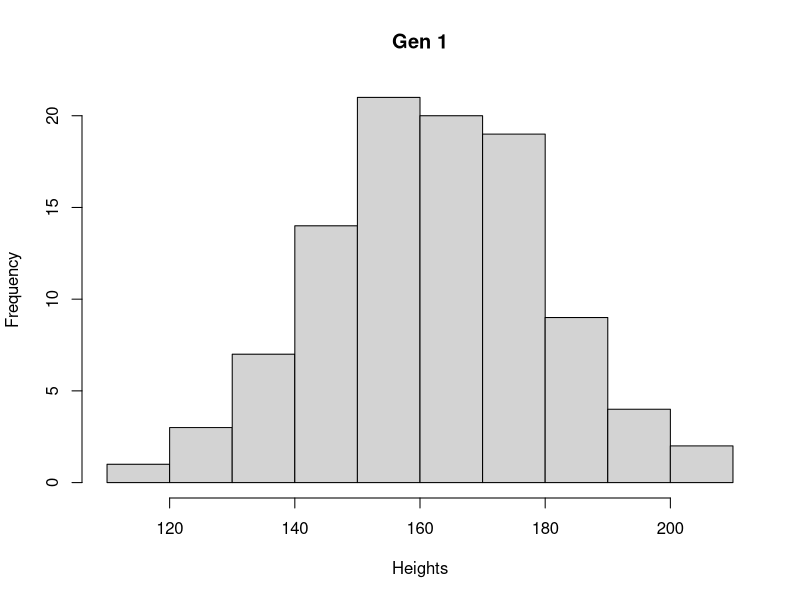
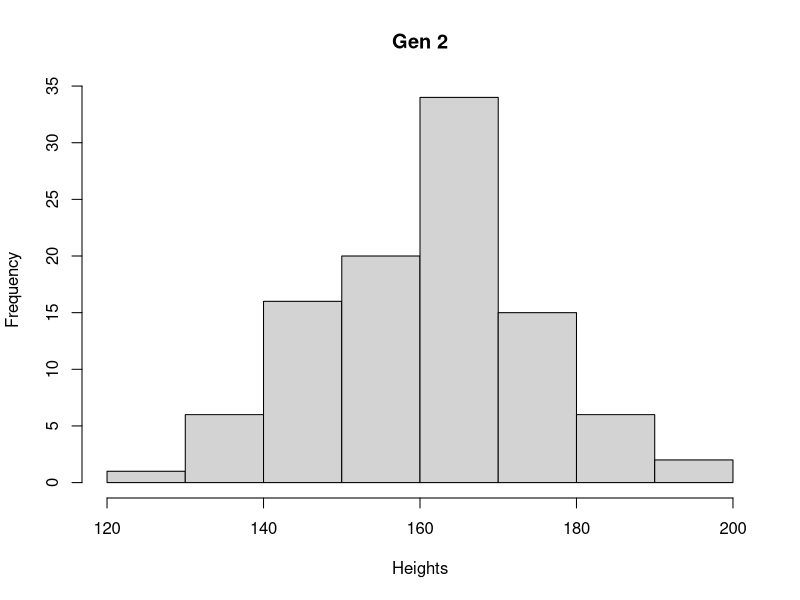
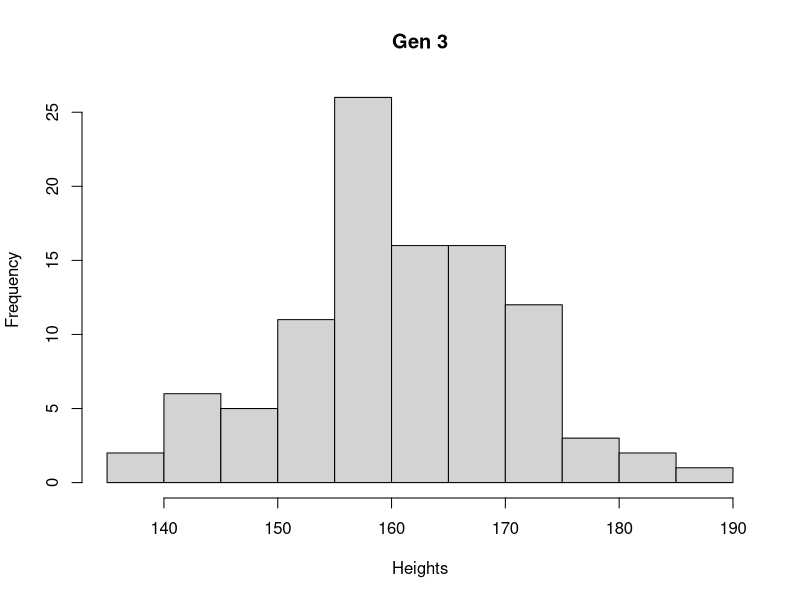
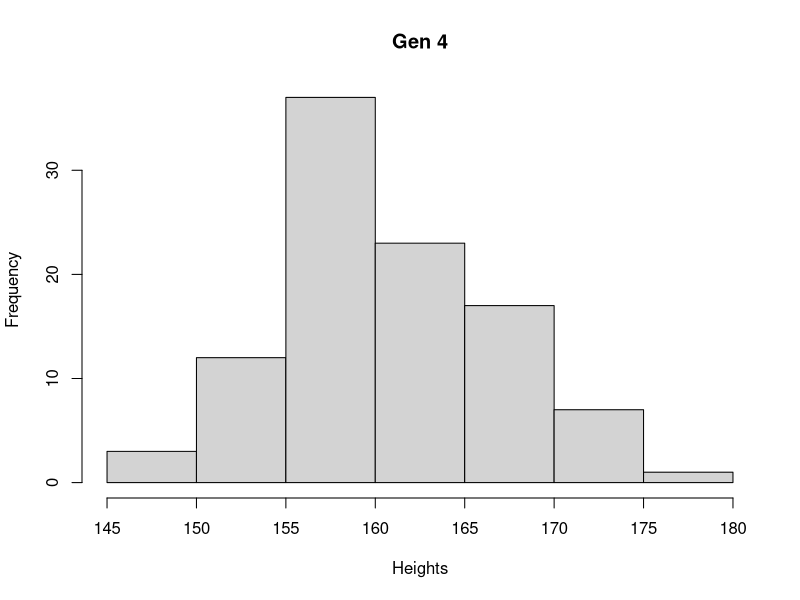
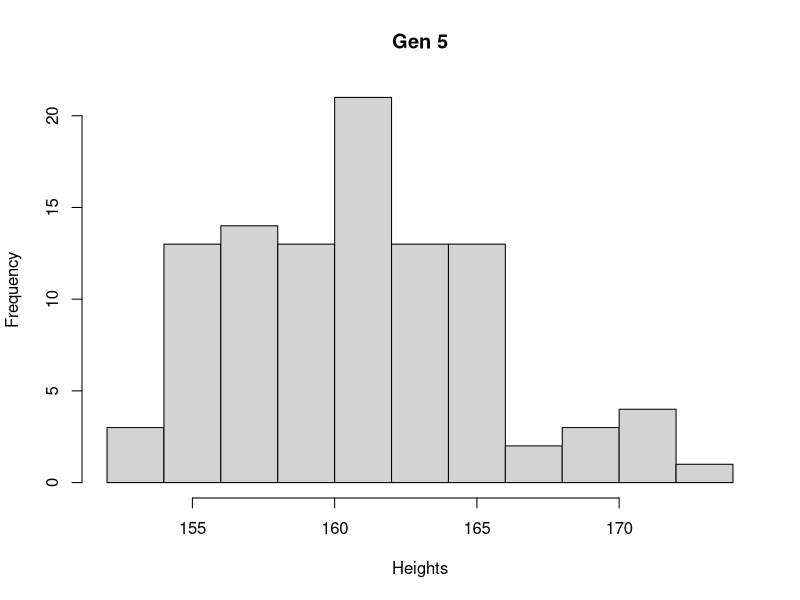
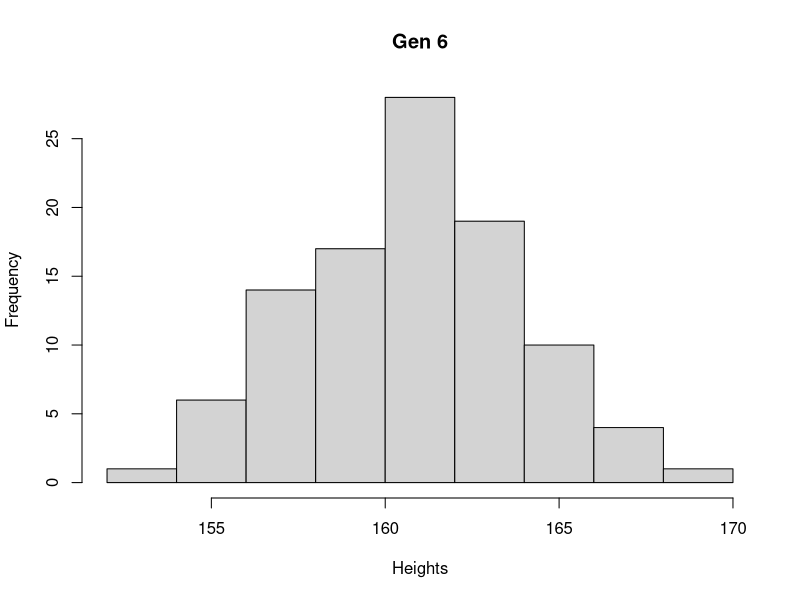
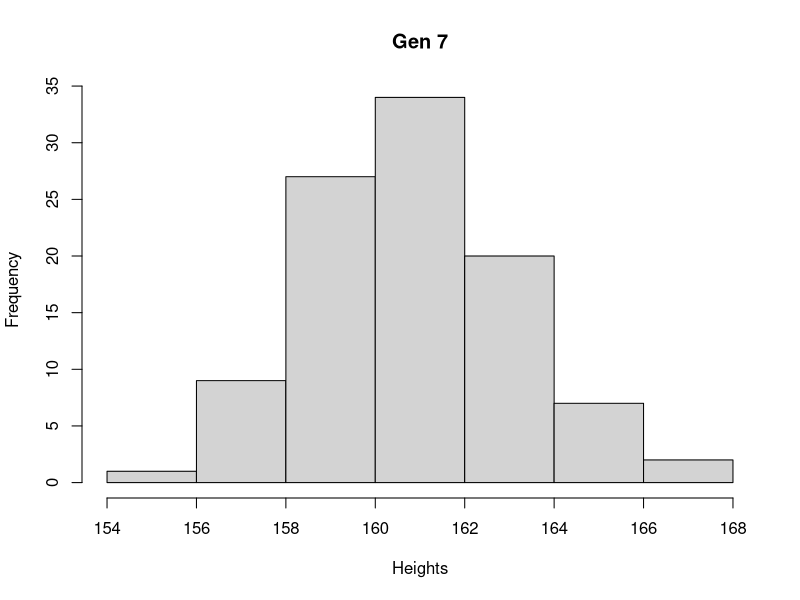
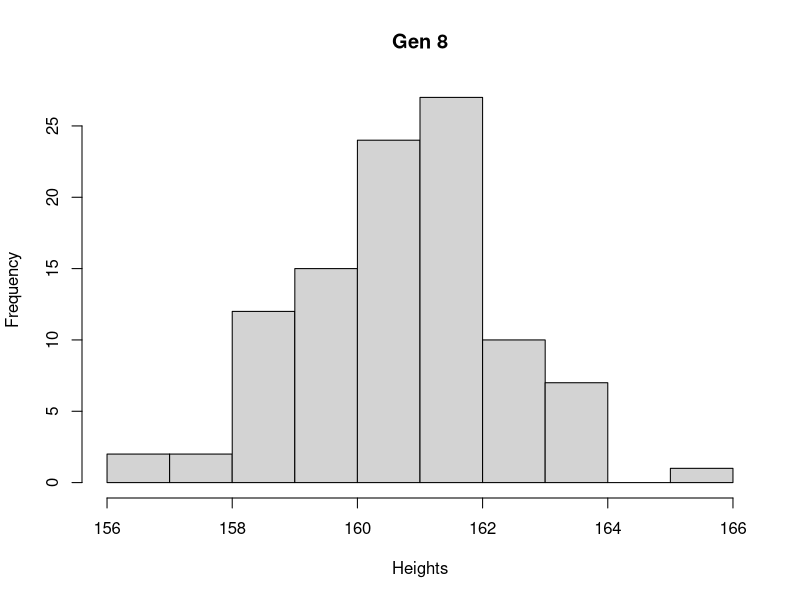

Write the R code that produced these figures, in order.
## ---- chunk 1
set.seed(1)
pop <- data.frame(m = rnorm(100, 160, 20), f = rnorm(100, 160, 20))
next_gen <- function(pop) {
  pop$m <- sample(pop$m)
  pop$m <- rowMeans(pop)
  pop$f <- pop$m
  pop
}
next_gen2 <- next_gen(pop)
next_gen3 <- next_gen(next_gen2)
next_gen4 <- next_gen(next_gen3)
next_gen5 <- next_gen(next_gen4)
next_gen6 <- next_gen(next_gen5)
next_gen7 <- next_gen(next_gen6)
next_gen8 <- next_gen(next_gen7)
next_gen9 <- next_gen(next_gen8)
next_gen10 <- next_gen(next_gen9)
hist(pop$m, main='Gen 1', xlab = 'Heights')
hist(next_gen2$m, main = 'Gen 2',xlab = 'Heights')
hist(next_gen3$m, main = 'Gen 3',xlab = 'Heights')
hist(next_gen4$m, main = 'Gen 4',xlab = 'Heights')
hist(next_gen5$m, main = 'Gen 5',xlab = 'Heights')
hist(next_gen6$m, main = 'Gen 6',xlab = 'Heights')
hist(next_gen7$m, main = 'Gen 7',xlab = 'Heights')
hist(next_gen8$m, main = 'Gen 8',xlab = 'Heights')
hist(next_gen9$m, main = 'Gen 9',xlab = 'Heights')
hist(next_gen10$m, main = 'Gen 10',xlab = 'Heights')
## ---- chunk 2
library(ggplot2)
gens <- data.frame(rbind(pop,next_gen2,next_gen3,next_gen4,next_gen5,next_gen6,next_gen7,next_gen8,next_gen9))
# Creating a new dataframe with 9 generations
gens[,'generation'] <- rep(1:9, each=100)
# Creating a new column that indicates which generation each observation belongs to
ggplot(data=gens)+geom_point(mapping=aes(x=m, y=f))+facet_wrap(~generation)
## ---- chunk 3
makePatient <- function() {
  vowel <- grep("[aeiou]", letters)
  cons <- grep("[^aeiou]", letters)
  name <- paste(sample(LETTERS[cons], 1), sample(letters[vowel], 1), sample(letters[cons], 1), sep='')
  gender <- factor(sample(0:1, 1), levels=0:1, labels=c('female','male'))
  dob <- as.Date(sample(7500, 1), origin="1970-01-01")
  n <- sample(6, 1)
  doa <- as.Date(sample(1500, n), origin="2010-01-01")
  pulse <- round(rnorm(n, 80, 10))
  temp <- round(rnorm(n, 98.4, 0.3), 2)
  fluid <- round(runif(n), 2)
  list(name, gender, dob, doa, pulse, temp, fluid)
}
makePatient()

class(makePatient)
set.seed(8)
medicalRecord <- makePatient()
medicalRecord
names(medicalRecord) <- c('name','gender','date_of_birth','date_of_admission','pulse','temp','fluid')
class(medicalRecord) <- "medicalRecord"
class(medicalRecord)
## ---- chunk 4
mean.medicalRecord <- function(x) {
  c(mean(x$pulse),
    mean(x$temp),
    mean(x$fluid))
}

mean.medicalRecord(medicalRecord)

print.medicalRecord <- function(x) {
  name <- x$name
  gender <- x$gender
  date_of_birth <-x$date_of_birth
  date_of_admission <- x$date_of_admission[order(x$date_of_admission)]
  pulse <- x$pulse[order(x$date_of_admission)]
  temp <- x$temp[order(x$date_of_admission)]
  fluid <- x$fluid[order(x$date_of_admission)]
  treatments <- data.frame(date_of_admission, pulse, temp, fluid)
  print(name)
  print(gender)
  print(date_of_birth, sep='\n')
  print(treatments)
}

print.medicalRecord(medicalRecord)


plot.medicalRecord <- function(x) {
  par(mfrow=c(1,3))
  plot(x$date_of_admission, x$pulse, xlab = 'Date of Admission', ylab='Pulse')
  plot(x$date_of_admission, x$temp, xlab = 'Date of Admission', ylab='Temp')
  plot(x$date_of_admission, x$fluid, xlab = 'Date of Admission', ylab='Fluid')
}

plot.medicalRecord(medicalRecord)
## ---- chunk 5
set.seed(8)
cohort <- replicate(10, list(makePatient()))
class(cohort) <- 'cohort'

mean.cohort <- function(x){
  for(medicalRecord in x){
    class(medicalRecord) <- 'medicalRecord'
    #Separate each record more cleanly
    cat(sprintf("~Measurements for Patient: %s\n", patient$name))
    cat(mean(medicalRecord), "\n")
  }
}

print.cohort <- function(x){
  for(medicalRecord in x){
    class(medicalRecord) <- 'medicalRecord'
    #Separate each record more cleanly
    cat(sprintf("\n~Medical Record"), "\n")
    print(medicalRecord)
  }
} 
